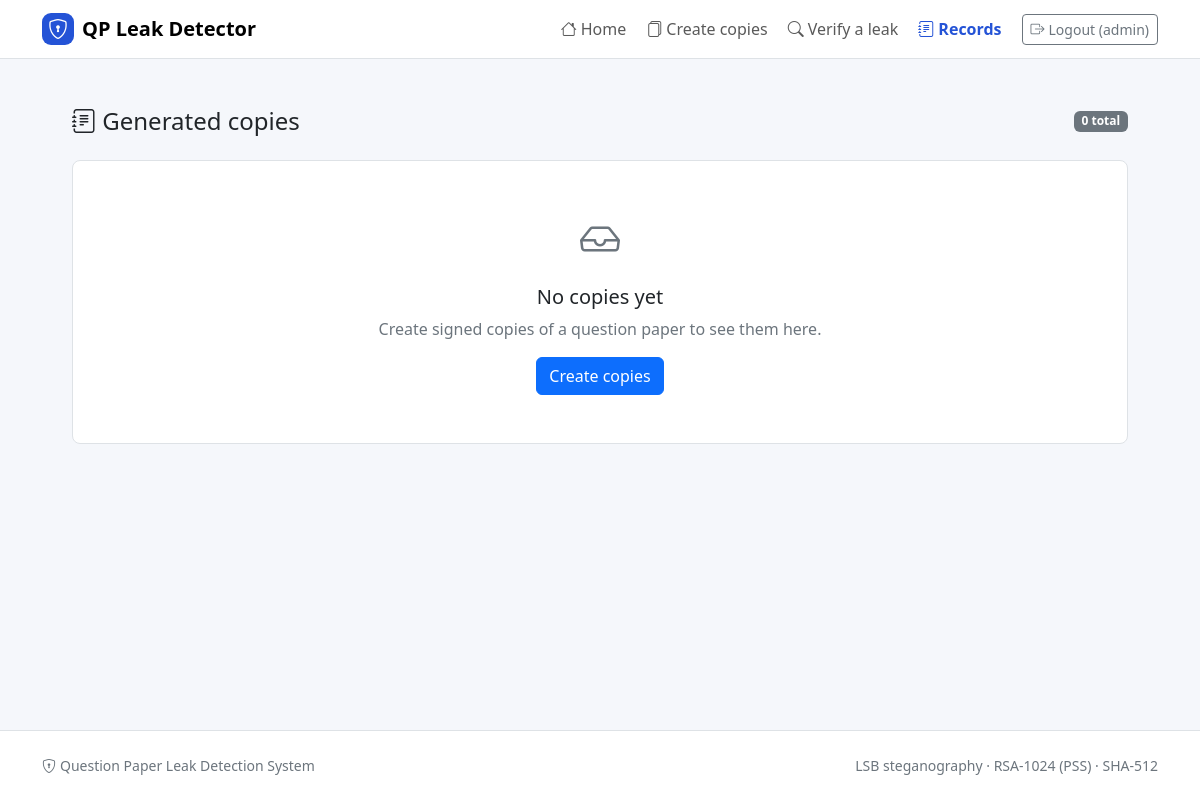
Before: /records (signed in) with the older database file.
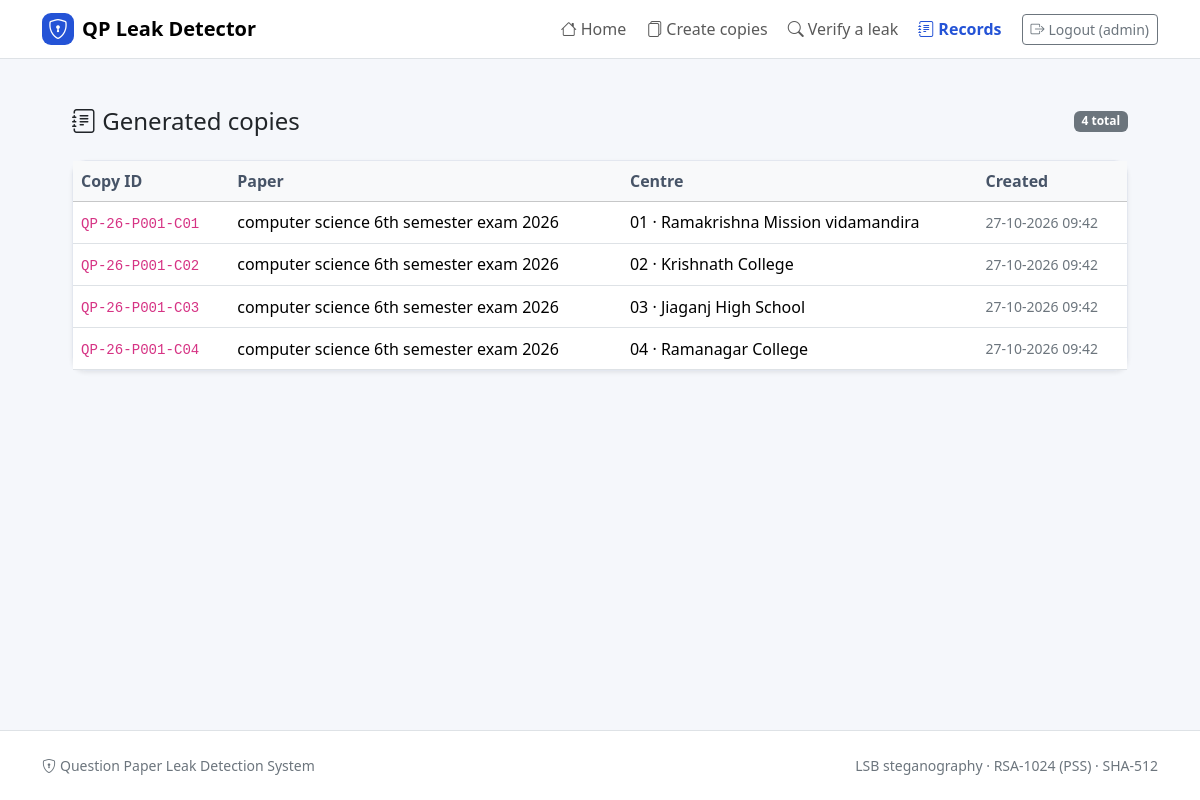
After: the same page with the newer database file.
### tables this page shows
CREATE TABLE copies (
    copy_id    TEXT PRIMARY KEY,
    paper_id   INTEGER NOT NULL,
    centre_id  INTEGER NOT NULL,
    image_hash TEXT NOT NULL,
    created_at TEXT NOT NULL,
    FOREIGN KEY (paper_id)  REFERENCES papers(paper_id),
    FOREIGN KEY (centre_id) REFERENCES centres(centre_id)
);

CREATE TABLE papers (
    paper_id    INTEGER PRIMARY KEY AUTOINCREMENT,
    paper_name  TEXT NOT NULL,
    source_file TEXT,
    created_at  TEXT NOT NULL
);

CREATE TABLE centres (
    centre_id   INTEGER PRIMARY KEY AUTOINCREMENT,
    centre_name TEXT UNIQUE NOT NULL
);

### app.py (the view)
@app.route("/records")
@login_required
def records():
    return render_template("records.html", copies=db.list_copies())

### app.py (called while the page is built)
def login_required(view):
    @wraps(view)
    def wrapper(*args, **kwargs):
        if not session.get("admin"):
            flash("Please log in as admin first.", "warning")
            return redirect(url_for("login", next=request.path))
        return view(*args, **kwargs)
    return wrapper

### database.py (called while the page is built)
@contextmanager
def get_db():
    conn = sqlite3.connect(DB_PATH)
    conn.row_factory = sqlite3.Row            # rows behave like dictionaries
    conn.execute("PRAGMA foreign_keys = ON")
    try:
        yield conn
        conn.commit()
    finally:
        conn.close()

def list_copies():
    with get_db() as conn:
        return conn.execute(
            _COPY_QUERY + " ORDER BY p.paper_id DESC, ce.centre_id"
        ).fetchall()

### templates/records.html (shortened to what this page needs)
{% extends "base.html" %}
{% block content %}
<div class="d-flex justify-content-between align-items-center mb-4">
  <h1 class="h4 mb-0"><i class="bi bi-journal-text"></i> Generated copies</h1>
  <span class="badge text-bg-secondary">{{ copies|length }} total</span>
</div>
{% if copies %}
  <div class="card shadow-sm">
    <div class="table-responsive">
      <table class="table table-hover align-middle mb-0">
        <thead class="table-light">
          <tr><th>Copy ID</th><th>Paper</th><th>Centre</th><th>Created</th></tr>
        </thead>
        <tbody>
          {% for c in copies %}
            <tr>
              <td><code>{{ c.copy_id }}</code></td>
              <td>{{ c.paper_name }}</td>
              <td>{{ '%02d'|format(c.centre_id) }} &middot; {{ c.centre_name }}</td>
              <td class="small text-secondary">{{ c.created_at }}</td>
            </tr>
          {% endfor %}
        </tbody>
      </table>
    </div>
  </div>
{% else %}
  <div class="text-center bg-white border rounded-3 p-5">
    <i class="bi bi-inbox fs-1 text-secondary"></i>
    <h2 class="h5 mt-3">No copies yet</h2>
    <p class="text-secondary">Create signed copies of a question paper to see them here.</p>
    <a class="btn btn-primary" href="{{ url_for('generate') }}">Create copies</a>
  </div>
{% endif %}
{% endblock %}

### templates/base.html (shortened to what this page needs)
<!doctype html>
<html lang="en">
<head>
  <link href="https://cdn.jsdelivr.net/npm/bootstrap@5.3.3/dist/css/bootstrap.min.css" rel="stylesheet">
  <link href="https://cdn.jsdelivr.net/npm/bootstrap-icons@1.11.3/font/bootstrap-icons.min.css" rel="stylesheet">
  <link href="{{ url_for('static', filename='css/style.css') }}" rel="stylesheet">
</head>
<body class="d-flex flex-column min-vh-100">
<nav class="navbar navbar-expand-lg bg-white border-bottom sticky-top">
  <div class="container">
    <a class="navbar-brand d-flex align-items-center fw-semibold" href="{{ url_for('index') }}">
      <span class="brand-mark"><i class="bi bi-shield-lock"></i></span>
      QP Leak Detector
    </a>
    <div class="collapse navbar-collapse" id="mainNav">
      {% set nav = [
        ('index', 'house', 'Home'),
        ('generate', 'files', 'Create copies'),
        ('verify', 'search', 'Verify a leak')
      ] %}
      <ul class="navbar-nav ms-auto align-items-lg-center gap-lg-1">
        {% for endpoint, icon, label in nav %}
          <li class="nav-item">
            <a class="nav-link {% if request.endpoint == endpoint %}active{% endif %}"
               href="{{ url_for(endpoint) }}"
               {% if request.endpoint == endpoint %}aria-current="page"{% endif %}>
              <i class="bi bi-{{ icon }} me-1"></i>{{ label }}
            </a>
          </li>
        {% endfor %}
        {% if session.get('admin') %}
          <li class="nav-item">
            <a class="nav-link {% if request.endpoint == 'records' %}active{% endif %}"
               href="{{ url_for('records') }}">
              <i class="bi bi-journal-text me-1"></i>Records
            </a>
          </li>
          <li class="nav-item ms-lg-2">
            <a class="btn btn-outline-secondary btn-sm w-100 my-2 my-lg-0" href="{{ url_for('logout') }}">
              <i class="bi bi-box-arrow-right me-1"></i>Logout ({{ session['admin'] }})
            </a>
          </li>
        {% else %}
          <li class="nav-item ms-lg-2">
            <a class="btn btn-primary btn-sm w-100 my-2 my-lg-0" href="{{ url_for('login') }}">
              <i class="bi bi-person-lock me-1"></i>Admin login
            </a>
          </li>
        {% endif %}
      </ul>
    </div>
  </div>
</nav>
<main id="main" class="container py-4 py-lg-5 flex-grow-1">
  {% set flash_icons = {
    'success': 'check-circle-fill',
    'danger': 'x-circle-fill',
    'warning': 'exclamation-triangle-fill',
    'info': 'info-circle-fill'
  } %}
  {% block content %}{% endblock %}
</main>
<footer class="bg-white border-top py-4 mt-auto">
  <div class="container small text-secondary d-flex flex-column flex-md-row justify-content-between gap-2">
    <span><i class="bi bi-shield-lock me-1"></i>Question Paper Leak Detection System</span>
    <span>LSB steganography &middot; RSA-1024 (PSS) &middot; SHA-512</span>
  </div>
</footer>
</body>
</html>

### static/css/style.css (style rules this page uses)
:root { --brand: #2453d6; --brand-soft: #eaf0ff; --line: #e3e7ef; --radius-lg: 14px; }
body { background: #f5f7fb; }
main.container { max-width: 1080px; }
.brand-mark { width: 32px; height: 32px; border-radius: 9px; background: var(--brand); color: #fff; display: inline-flex; align-items: center; justify-content: center; margin-right: 0.5rem; }
.navbar .nav-link.active { color: var(--brand); font-weight: 600; }
.card { border: 1px solid var(--line); border-radius: var(--radius-lg); }
.table th { font-weight: 600; color: #475467; }
code { font-size: 0.88em; }

Changed rows visible on the page:
added copies: copy_id "QP-26-P001-C01", paper_name "computer science 6th semester exam 2026", centre_name "Ramakrishna Mission vidamandira", created_at "27-10-2026 09:42"
added centres: centre_id "01"
added copies: copy_id "QP-26-P001-C02", paper_name "computer science 6th semester exam 2026", centre_name "Krishnath College", created_at "27-10-2026 09:42"
added centres: centre_id "02"
added copies: copy_id "QP-26-P001-C03", paper_name "computer science 6th semester exam 2026", centre_name "Jiaganj High School", created_at "27-10-2026 09:42"
added centres: centre_id "03"
added copies: copy_id "QP-26-P001-C04", paper_name "computer science 6th semester exam 2026", centre_name "Ramanagar College", created_at "27-10-2026 09:42"
added centres: centre_id "04"
Other visible differences:
{{ copies|length }}: "0" → "4"
text no longer shown: "No copies yet Create signed copies of a question paper to see them here. Create copies"
text now shown: "Copy ID Paper Centre Created"
